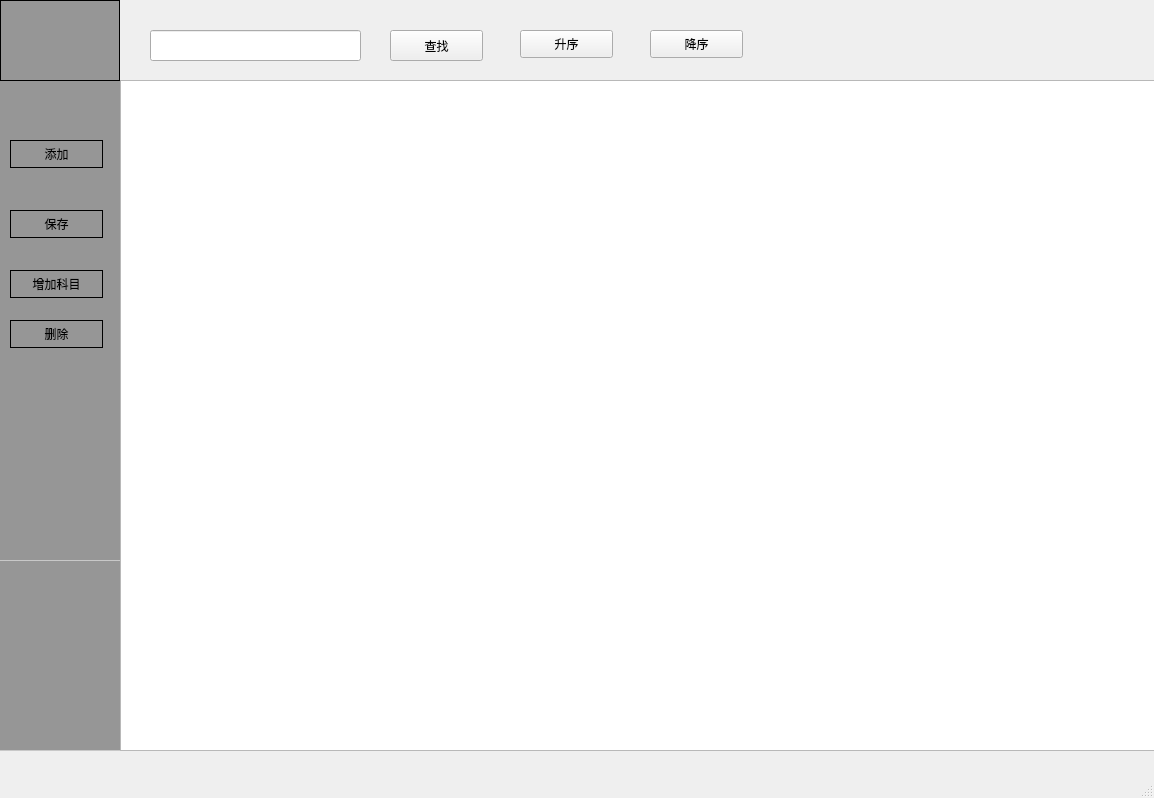
<?xml version="1.0" encoding="UTF-8"?>
<ui version="4.0">
 <class>MainWindow</class>
 <widget class="QMainWindow" name="MainWindow">
  <property name="geometry">
   <rect>
    <x>0</x>
    <y>0</y>
    <width>1154</width>
    <height>798</height>
   </rect>
  </property>
  <property name="windowTitle">
   <string>MainWindow</string>
  </property>
  <widget class="QWidget" name="centralwidget">
   <widget class="QWidget" name="widget" native="true">
    <property name="geometry">
     <rect>
      <x>0</x>
      <y>0</y>
      <width>120</width>
      <height>81</height>
     </rect>
    </property>
    <property name="styleSheet">
     <string notr="true">QWidget{
	background-color: rgb(150,150,150);  /* 设置背景色为灰色 */
}
QWidget {
    border: 1px solid black;
}
</string>
    </property>
   </widget>
   <widget class="QWidget" name="widget_2" native="true">
    <property name="geometry">
     <rect>
      <x>-10</x>
      <y>80</y>
      <width>131</width>
      <height>481</height>
     </rect>
    </property>
    <property name="styleSheet">
     <string notr="true">QWidget{
	background-color: rgb(150,150,150);  /* 设置背景色为灰色 */
}
QWidget {
    border: 1px solid black;
}

</string>
    </property>
    <widget class="QPushButton" name="addRowButton">
     <property name="geometry">
      <rect>
       <x>20</x>
       <y>60</y>
       <width>93</width>
       <height>28</height>
      </rect>
     </property>
     <property name="text">
      <string>添加</string>
     </property>
    </widget>
    <widget class="QPushButton" name="saveButton">
     <property name="geometry">
      <rect>
       <x>20</x>
       <y>130</y>
       <width>93</width>
       <height>28</height>
      </rect>
     </property>
     <property name="text">
      <string>保存</string>
     </property>
    </widget>
    <widget class="QPushButton" name="pushButton">
     <property name="geometry">
      <rect>
       <x>20</x>
       <y>240</y>
       <width>93</width>
       <height>28</height>
      </rect>
     </property>
     <property name="text">
      <string>删除</string>
     </property>
    </widget>
    <widget class="QPushButton" name="addColumnButton">
     <property name="geometry">
      <rect>
       <x>20</x>
       <y>190</y>
       <width>93</width>
       <height>28</height>
      </rect>
     </property>
     <property name="text">
      <string>增加科目</string>
     </property>
    </widget>
   </widget>
   <widget class="QWidget" name="widget_4" native="true">
    <property name="geometry">
     <rect>
      <x>120</x>
      <y>-10</y>
      <width>1041</width>
      <height>91</height>
     </rect>
    </property>
    <property name="styleSheet">
     <string notr="true"/>
    </property>
    <widget class="QPushButton" name="seekButton">
     <property name="geometry">
      <rect>
       <x>270</x>
       <y>40</y>
       <width>93</width>
       <height>31</height>
      </rect>
     </property>
     <property name="text">
      <string>查找</string>
     </property>
    </widget>
    <widget class="QLineEdit" name="lineEdit">
     <property name="geometry">
      <rect>
       <x>30</x>
       <y>40</y>
       <width>211</width>
       <height>31</height>
      </rect>
     </property>
     <property name="styleSheet">
      <string notr="true">color: rgb(255, 255, 255);</string>
     </property>
    </widget>
    <widget class="QPushButton" name="ascendingSortButton">
     <property name="geometry">
      <rect>
       <x>400</x>
       <y>40</y>
       <width>93</width>
       <height>28</height>
      </rect>
     </property>
     <property name="text">
      <string>升序</string>
     </property>
    </widget>
    <widget class="QPushButton" name="descendingSortButton">
     <property name="geometry">
      <rect>
       <x>530</x>
       <y>40</y>
       <width>93</width>
       <height>28</height>
      </rect>
     </property>
     <property name="text">
      <string>降序</string>
     </property>
    </widget>
   </widget>
   <widget class="QWidget" name="widget_3" native="true">
    <property name="geometry">
     <rect>
      <x>-10</x>
      <y>560</y>
      <width>131</width>
      <height>191</height>
     </rect>
    </property>
    <property name="styleSheet">
     <string notr="true">QWidget{
	background-color: rgb(150,150,150);  /* 设置背景色为灰色 */
}
QWidget {
    border: 1px solid rgb(200,200,200);
}
</string>
    </property>
   </widget>
   <widget class="QTableView" name="tableView">
    <property name="geometry">
     <rect>
      <x>120</x>
      <y>80</y>
      <width>1041</width>
      <height>671</height>
     </rect>
    </property>
    <property name="styleSheet">
     <string notr="true">QTableWidget {
    border: 1px solid black;
}
</string>
    </property>
   </widget>
  </widget>
  <widget class="QMenuBar" name="menubar">
   <property name="geometry">
    <rect>
     <x>0</x>
     <y>0</y>
     <width>1154</width>
     <height>25</height>
    </rect>
   </property>
  </widget>
  <widget class="QStatusBar" name="statusbar"/>
 </widget>
 <resources/>
 <connections/>
</ui>
